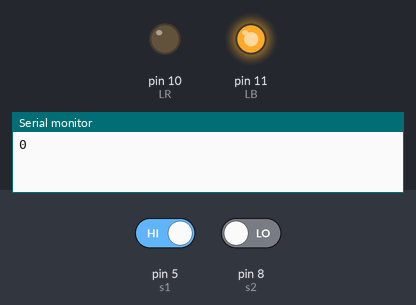
Recording of a sketch running on a simulated Arduino Uno, built with avr-gcc and run on an emulated ATmega328P. Shown: output pins drawn as LEDs (lit = HIGH), the last lines printed to the serial monitor. The test bench sets the inputs (shaded band); at power-on: pin 8 (s2) LOW, pin 5 (s1) HIGH.

Above: at 1.2 s.
1.3 s: pin 8 (s2) driven HIGH
At 2.1 s:
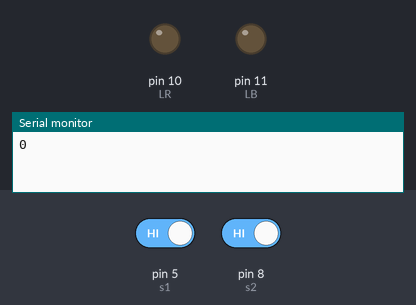
2.8 s: pin 5 (s1) driven LOW
At 3.3 s:
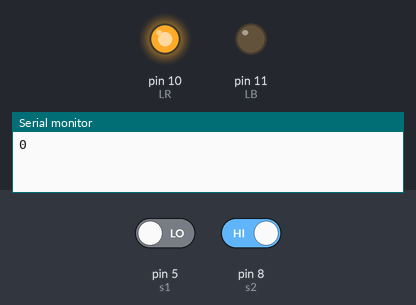
4.3 s: pin 5 (s1) driven HIGH
At 5.5 s:
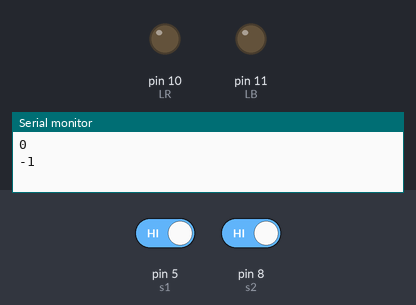
5.8 s: pin 8 (s2) driven LOW
At 6.8 s:
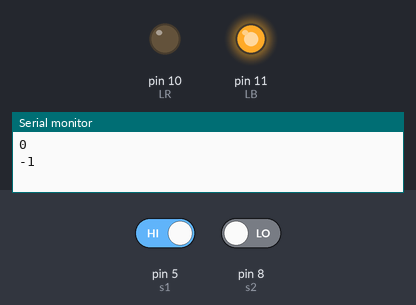
Timing chart, 0 to 8.3 s (numbered marks = the images above; inputs shaded):
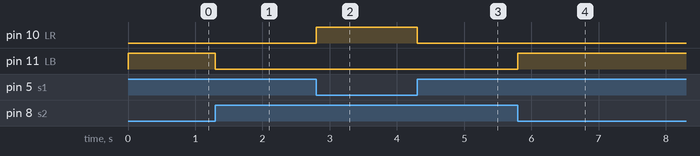

The sketch:

sensor_sayici.ino
```cpp
// Başlık:

int s1 = 5;   // s1 sensörünün bağlı olduğu pin, dijital okuma yapılacak pin.
int s2 = 8;
int LB = 11;
int LR = 10;
int sayac = 0;
int toplam = 0;


void setup() {

  Serial.begin(9600);
  pinMode(LB, OUTPUT);
  pinMode(LR, OUTPUT);
  pinMode(s1, INPUT);
  pinMode(s2, INPUT);

  Serial.println(toplam);
}
void loop() {

  if (!digitalRead(s1)) {
    digitalWrite(LR, HIGH);
    while (!digitalRead(s1));
    digitalWrite(LR, LOW);
    while (digitalRead(s2));
    digitalWrite(LB, HIGH);
    while (!digitalRead(s2));
    digitalWrite(LB, LOW);
    toplam++;
    Serial.println(toplam);
    delay(1000);
  }

  if (!digitalRead(s2)) {
    digitalWrite(LB, HIGH);
    while (!digitalRead(s2));
    digitalWrite(LB, LOW);
    while (digitalRead(s1));
    digitalWrite(LR, HIGH);
    while (!digitalRead(s1));
    digitalWrite(LR, LOW);
    toplam--;
    Serial.println(toplam);
    delay(1000);

  }

}//loop


//  while(sayac)
//
//     sayac=digitalRead(s1);
//     Serial.println(sayac);
//     delay(500);


//Serial.println(toplam);
```

Measured:
- after the input at 1.3 s, pin 11 (LB): HIGH → LOW at once
- after the input at 2.8 s, pin 10 (LR): LOW → HIGH at once
- after the input at 4.3 s, pin 10 (LR): HIGH → LOW at once
- after the input at 5.8 s, pin 11 (LB): LOW → HIGH at once
